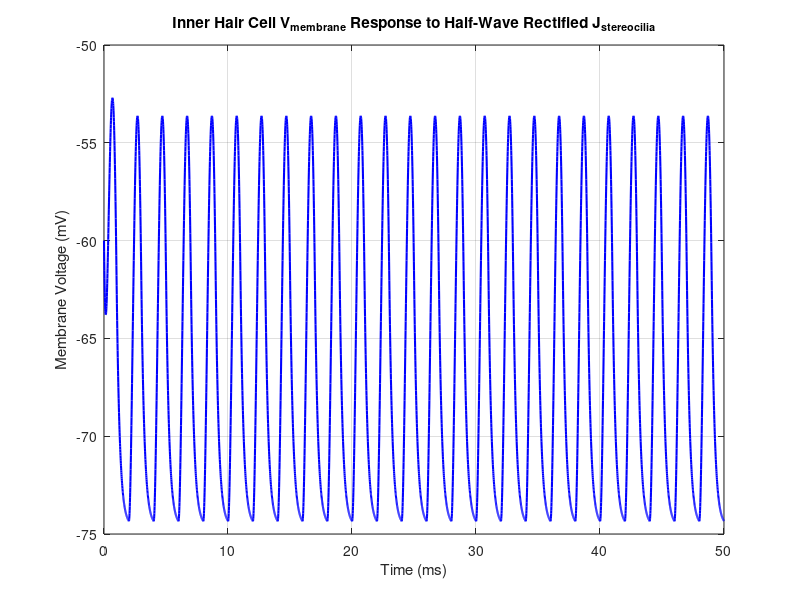

Recreate this plot in MATLAB.

% Time parameters
dt = 1e-5;                % Time step (s)
T_end = 0.05;             % Total simulation time (s)
t = 0:dt:T_end;           % Time vector



% Inner Hair Cell Parameters (from López-Poveda & Eustaquio-Martín, 2006, Table 1 - In Vivo)
C_bas = 8.0e-12;          % Capacitance (F), Table 1: C_b
G_bas = 0.33e-9;          % Basolateral leakage conductance (S), Table 1: G_b
G_K = 30.72e-9;           % Fast potassium conductance (S), Table 1: G_K,f
V_bas = -60e-3;           % Basolateral potential (V), assumed standard IHC resting value
V_K = -78e-3;             % Potassium reversal potential (V), Table 1: E_K

%{

% Inner Hair Cell Parameters (sources noted)
C_bas = 11.0e-12;         % Capacitance (F) from Rattay et al. (1998)
G_bas = 0.33e-9;          % Basolateral leakage conductance (S), from López-Poveda & Eustaquio-Martín (2006), Table 1
G_K = 30.72e-9;           % Fast potassium conductance (S), from López-Poveda & Eustaquio-Martín (2006), Table 1
V_bas = -60e-3;           % Basolateral potential (V), assumed standard IHC resting value, used in López-Poveda & Eustaquio-Martín (2006)and Rattay et al.(1998) 
V_K = -78e-3;             % Potassium reversal potential (V), Table 1: E_K
%V_K = -43e-3;             % Potassium reversal potential (V), from Rattay et al. (1998), Table I (E_III)

%}
% Half-wave rectified stereocilia current (biologically inspired)

% THIS IS WHAT IS BEING VARIED:
f_stereo = 500;           % Test between 500 and 4000 Hz, supported by Dubno et al. (1989)

A_stereo = 0.8e-9;       % 800 pA; López-Poveda et al. (2006) used 1–2000 pA sweeps
J_stereo = A_stereo * sin(2 * pi * f_stereo * t);
J_stereo(J_stereo < 0) = 0;  % Half-wave rectification to mimic MET directionality as in López-Poveda & Eustaquio-Martín (2006)

J_K = 0.1e-9;             % Constant potassium current (A), small background current

% Initial membrane voltage
V_mem = zeros(size(t));
V_mem(1) = -60e-3;        % Initial condition (V), matches V_bas (used in both papers)

% Euler Integration
for i = 1:length(t)-1
    dVdt = ( J_stereo(i) ...
            - G_bas * (V_mem(i) - V_bas) ...
            - G_K * (V_mem(i) - V_K) ...
            + J_K ) / C_bas;
    V_mem(i+1) = V_mem(i) + dt * dVdt;
end

% Plotting
figure
plot(t*1000, V_mem*1000, 'b', 'LineWidth', 1.5)
xlabel('Time (ms)')
ylabel('Membrane Voltage (mV)')
title('Inner Hair Cell V_{membrane} Response to Half-Wave Rectified J_{stereocilia}')
grid on
